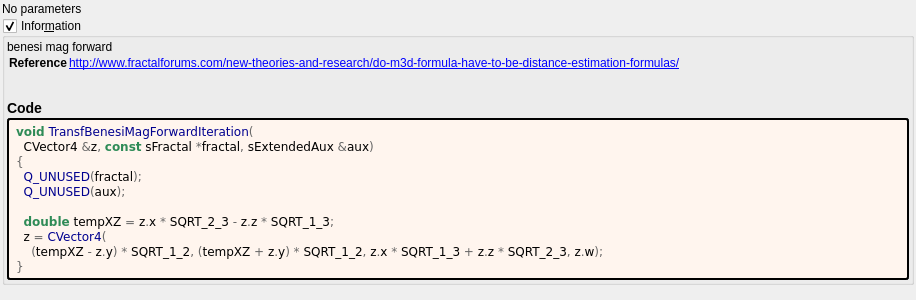
<?xml version="1.0" encoding="UTF-8"?>
<ui version="4.0">
 <class>transf_benesi_mag_forward</class>
 <widget class="QWidget" name="Form">
  <property name="geometry">
   <rect>
    <x>0</x>
    <y>0</y>
    <width>916</width>
    <height>300</height>
   </rect>
  </property>
  <property name="windowTitle">
   <string notr="true">transf_benesi_mag_forward</string>
  </property>
  <layout class="QVBoxLayout" name="verticalLayout">
   <property name="spacing">
    <number>2</number>
   </property>
   <property name="leftMargin">
    <number>2</number>
   </property>
   <property name="topMargin">
    <number>2</number>
   </property>
   <property name="rightMargin">
    <number>2</number>
   </property>
   <property name="bottomMargin">
    <number>2</number>
   </property>
   <item>
    <widget class="QLabel" name="label">
     <property name="toolTip">
      <string/>
     </property>
     <property name="text">
      <string>No parameters</string>
     </property>
    </widget>
   </item>
   <item>
    <widget class="MyGroupBox" name="groupCheck_info">
     <property name="title">
      <string>Infor&amp;mation</string>
     </property>
     <property name="flat">
      <bool>false</bool>
     </property>
     <property name="checkable">
      <bool>true</bool>
     </property>
     <layout class="QVBoxLayout" name="verticalLayout_2">
      <property name="spacing">
       <number>2</number>
      </property>
      <property name="leftMargin">
       <number>2</number>
      </property>
      <property name="topMargin">
       <number>2</number>
      </property>
      <property name="rightMargin">
       <number>2</number>
      </property>
      <property name="bottomMargin">
       <number>2</number>
      </property>
      <item>
       <widget class="QLabel" name="label_information_general">
        <property name="text">
         <string notr="true">&lt;p&gt;benesi mag forward&lt;/p&gt;&lt;table&gt;
&lt;tr&gt;&lt;th&gt;Reference&lt;/th&gt;&lt;td&gt;&lt;a href=&quot;http://www.fractalforums.com/new-theories-and-research/do-m3d-formula-have-to-be-distance-estimation-formulas/&quot;&gt;http://www.fractalforums.com/new-theories-and-research/do-m3d-formula-have-to-be-distance-estimation-formulas/&lt;br&gt;
&lt;/td&gt;&lt;/tr&gt;
&lt;/table&gt;
&lt;h3&gt;Code&lt;/h3&gt;</string>
        </property>
        <property name="wordWrap">
         <bool>true</bool>
        </property>
        <property name="openExternalLinks">
         <bool>true</bool>
        </property>
        <property name="textInteractionFlags">
         <set>Qt::LinksAccessibleByMouse|Qt::TextSelectableByMouse</set>
        </property>
       </widget>
      </item>
      <item>
       <widget class="QLabel" name="label_code_content">
        <property name="styleSheet">
         <string notr="true">border-style: outset; border-width: 2px; border-radius: 3px; border-color: black; background-color: #fff5ee; padding: 4px;</string>
        </property>
        <property name="text">
         <string notr="true">&lt;body style=&quot;background-color:#fff5ee&quot;&gt;
&lt;pre style=&quot;color:#000000; background-color:#fff5ee;  font-family:&#039;Courier New&#039;,monospace;&quot;&gt;&lt;span style=&quot;color:#2e8b57; font-weight:bold&quot;&gt;void&lt;/span&gt; &lt;span style=&quot;color:#00008f&quot;&gt;TransfBenesiMagForwardIteration&lt;/span&gt;&lt;span style=&quot;color:#676767&quot;&gt;(&lt;/span&gt;
  CVector4 &lt;span style=&quot;color:#676767&quot;&gt;&amp;amp;&lt;/span&gt;z&lt;span style=&quot;color:#676767&quot;&gt;,&lt;/span&gt; &lt;span style=&quot;color:#2e8b57; font-weight:bold&quot;&gt;const&lt;/span&gt; sFractal &lt;span style=&quot;color:#676767&quot;&gt;*&lt;/span&gt;fractal&lt;span style=&quot;color:#676767&quot;&gt;,&lt;/span&gt; sExtendedAux &lt;span style=&quot;color:#676767&quot;&gt;&amp;amp;&lt;/span&gt;aux&lt;span style=&quot;color:#676767&quot;&gt;)&lt;/span&gt;
&lt;span style=&quot;color:#676767&quot;&gt;{&lt;/span&gt;
  &lt;span style=&quot;color:#00008f&quot;&gt;Q_UNUSED&lt;/span&gt;&lt;span style=&quot;color:#676767&quot;&gt;(&lt;/span&gt;fractal&lt;span style=&quot;color:#676767&quot;&gt;);&lt;/span&gt;
  &lt;span style=&quot;color:#00008f&quot;&gt;Q_UNUSED&lt;/span&gt;&lt;span style=&quot;color:#676767&quot;&gt;(&lt;/span&gt;aux&lt;span style=&quot;color:#676767&quot;&gt;);&lt;/span&gt;

  &lt;span style=&quot;color:#2e8b57; font-weight:bold&quot;&gt;double&lt;/span&gt; tempXZ &lt;span style=&quot;color:#676767&quot;&gt;=&lt;/span&gt; z&lt;span style=&quot;color:#676767&quot;&gt;.&lt;/span&gt;x &lt;span style=&quot;color:#676767&quot;&gt;*&lt;/span&gt; SQRT_2_3 &lt;span style=&quot;color:#676767&quot;&gt;-&lt;/span&gt; z&lt;span style=&quot;color:#676767&quot;&gt;.&lt;/span&gt;z &lt;span style=&quot;color:#676767&quot;&gt;*&lt;/span&gt; SQRT_1_3&lt;span style=&quot;color:#676767&quot;&gt;;&lt;/span&gt;
  z &lt;span style=&quot;color:#676767&quot;&gt;=&lt;/span&gt; &lt;span style=&quot;color:#00008f&quot;&gt;CVector4&lt;/span&gt;&lt;span style=&quot;color:#676767&quot;&gt;(&lt;/span&gt;
    &lt;span style=&quot;color:#676767&quot;&gt;(&lt;/span&gt;tempXZ &lt;span style=&quot;color:#676767&quot;&gt;-&lt;/span&gt; z&lt;span style=&quot;color:#676767&quot;&gt;.&lt;/span&gt;y&lt;span style=&quot;color:#676767&quot;&gt;) *&lt;/span&gt; SQRT_1_2&lt;span style=&quot;color:#676767&quot;&gt;, (&lt;/span&gt;tempXZ &lt;span style=&quot;color:#676767&quot;&gt;+&lt;/span&gt; z&lt;span style=&quot;color:#676767&quot;&gt;.&lt;/span&gt;y&lt;span style=&quot;color:#676767&quot;&gt;) *&lt;/span&gt; SQRT_1_2&lt;span style=&quot;color:#676767&quot;&gt;,&lt;/span&gt; z&lt;span style=&quot;color:#676767&quot;&gt;.&lt;/span&gt;x &lt;span style=&quot;color:#676767&quot;&gt;*&lt;/span&gt; SQRT_1_3 &lt;span style=&quot;color:#676767&quot;&gt;+&lt;/span&gt; z&lt;span style=&quot;color:#676767&quot;&gt;.&lt;/span&gt;z &lt;span style=&quot;color:#676767&quot;&gt;*&lt;/span&gt; SQRT_2_3&lt;span style=&quot;color:#676767&quot;&gt;,&lt;/span&gt; z&lt;span style=&quot;color:#676767&quot;&gt;.&lt;/span&gt;w&lt;span style=&quot;color:#676767&quot;&gt;);&lt;/span&gt;
&lt;span style=&quot;color:#676767&quot;&gt;}&lt;/span&gt;
&lt;/pre&gt;
&lt;/body&gt;</string>
        </property>
        <property name="wordWrap">
         <bool>true</bool>
        </property>
        <property name="openExternalLinks">
         <bool>true</bool>
        </property>
        <property name="textInteractionFlags">
         <set>Qt::LinksAccessibleByMouse|Qt::TextSelectableByMouse</set>
        </property>
       </widget>
      </item>
     </layout>
    </widget>
   </item>
   <item>
    <spacer name="verticalSpacer">
     <property name="orientation">
      <enum>Qt::Vertical</enum>
     </property>
     <property name="sizeHint" stdset="0">
      <size>
       <width>20</width>
       <height>40</height>
      </size>
     </property>
    </spacer>
   </item>
  </layout>
 </widget>
 <customwidgets>
  <customwidget>
   <class>MyGroupBox</class>
   <extends>QGroupBox</extends>
   <header>my_group_box.h</header>
   <container>1</container>
  </customwidget>
 </customwidgets>
 <tabstops>
  <tabstop>groupCheck_info</tabstop>
 </tabstops>
 <resources/>
 <connections/>
</ui>
